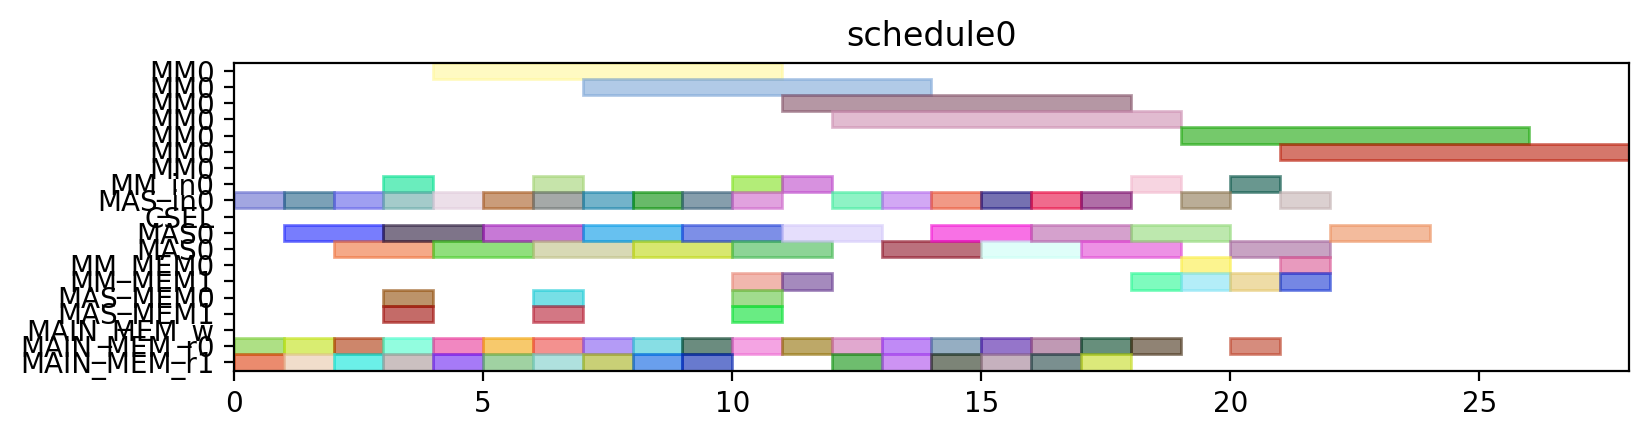

Reproduce this figure in Python.
from pyschedule import Scenario, solvers, plotters, alt


def solve():
	horizon = 120
	S = Scenario("schedule0", horizon=horizon)

	# resource
	MM = S.Resources('MM', num=1, size=7)
	MM_in = S.Resources('MM_in', num=1)
	MAS_in = S.Resources('MAS_in', num=1)
	CSEL = S.Resource('CSEL')
	MAS = S.Resources('MAS', num=1, size=2, periods=range(1, horizon))
	MM_MEM = S.Resources('MM_MEM', num=2)
	MAS_MEM = S.Resources('MAS_MEM', num=2)
	MAIN_MEM_w = S.Resource('MAIN_MEM_w', size=1)
	MAIN_MEM_r = S.Resources('MAIN_MEM_r', num=2)

	# result of previous scheduling

	# new tasks
	c_qinv_denom_inv0 = S.Task('c_qinv_denom_inv0', length=7, delay_cost=1)
	c_qinv_denom_inv0 += alt(MM)
	c_qinv_denom_inv0_in = S.Task('c_qinv_denom_inv0_in', length=1, delay_cost=1)
	c_qinv_denom_inv0_in += alt(MM_in)
	S += c_qinv_denom_inv0_in*MM_in[0]<=c_qinv_denom_inv0*MM[0]
	c_qinv_denom_inv0_mem0 = S.Task('c_qinv_denom_inv0_mem0', length=1, delay_cost=1)
	c_qinv_denom_inv0_mem0 += MAIN_MEM_r[0]
	S += c_qinv_denom_inv0_mem0 <= c_qinv_denom_inv0

	c_qinv_denom_inv0_mem1 = S.Task('c_qinv_denom_inv0_mem1', length=1, delay_cost=1)
	c_qinv_denom_inv0_mem1 += MAIN_MEM_r[1]
	S += c_qinv_denom_inv0_mem1 <= c_qinv_denom_inv0

	c_qinv_denom_inv1_ = S.Task('c_qinv_denom_inv1_', length=7, delay_cost=1)
	c_qinv_denom_inv1_ += alt(MM)
	c_qinv_denom_inv1__in = S.Task('c_qinv_denom_inv1__in', length=1, delay_cost=1)
	c_qinv_denom_inv1__in += alt(MM_in)
	S += c_qinv_denom_inv1__in*MM_in[0]<=c_qinv_denom_inv1_*MM[0]
	c_qinv_denom_inv1__mem0 = S.Task('c_qinv_denom_inv1__mem0', length=1, delay_cost=1)
	c_qinv_denom_inv1__mem0 += MAIN_MEM_r[0]
	S += c_qinv_denom_inv1__mem0 <= c_qinv_denom_inv1_

	c_qinv_denom_inv1__mem1 = S.Task('c_qinv_denom_inv1__mem1', length=1, delay_cost=1)
	c_qinv_denom_inv1__mem1 += MAIN_MEM_r[1]
	S += c_qinv_denom_inv1__mem1 <= c_qinv_denom_inv1_

	c_qinv0_t2 = S.Task('c_qinv0_t2', length=2, delay_cost=1)
	c_qinv0_t2 += alt(MAS)
	c_qinv0_t2_in = S.Task('c_qinv0_t2_in', length=1, delay_cost=1)
	c_qinv0_t2_in += alt(MAS_in)
	S += c_qinv0_t2_in*MAS_in[0]<=c_qinv0_t2*MAS[0]

	c_qinv0_t2_mem0 = S.Task('c_qinv0_t2_mem0', length=1, delay_cost=1)
	c_qinv0_t2_mem0 += MAIN_MEM_r[0]
	S += c_qinv0_t2_mem0 <= c_qinv0_t2

	c_qinv0_t2_mem1 = S.Task('c_qinv0_t2_mem1', length=1, delay_cost=1)
	c_qinv0_t2_mem1 += MAIN_MEM_r[1]
	S += c_qinv0_t2_mem1 <= c_qinv0_t2

	c_qinv1__t2 = S.Task('c_qinv1__t2', length=2, delay_cost=1)
	c_qinv1__t2 += alt(MAS)
	c_qinv1__t2_in = S.Task('c_qinv1__t2_in', length=1, delay_cost=1)
	c_qinv1__t2_in += alt(MAS_in)
	S += c_qinv1__t2_in*MAS_in[0]<=c_qinv1__t2*MAS[0]

	c_qinv1__t2_mem0 = S.Task('c_qinv1__t2_mem0', length=1, delay_cost=1)
	c_qinv1__t2_mem0 += MAIN_MEM_r[0]
	S += c_qinv1__t2_mem0 <= c_qinv1__t2

	c_qinv1__t2_mem1 = S.Task('c_qinv1__t2_mem1', length=1, delay_cost=1)
	c_qinv1__t2_mem1 += MAIN_MEM_r[1]
	S += c_qinv1__t2_mem1 <= c_qinv1__t2

	c0_t0_t2 = S.Task('c0_t0_t2', length=2, delay_cost=1)
	c0_t0_t2 += alt(MAS)
	c0_t0_t2_in = S.Task('c0_t0_t2_in', length=1, delay_cost=1)
	c0_t0_t2_in += alt(MAS_in)
	S += c0_t0_t2_in*MAS_in[0]<=c0_t0_t2*MAS[0]

	c0_t0_t2_mem0 = S.Task('c0_t0_t2_mem0', length=1, delay_cost=1)
	c0_t0_t2_mem0 += MAIN_MEM_r[0]
	S += c0_t0_t2_mem0 <= c0_t0_t2

	c0_t0_t2_mem1 = S.Task('c0_t0_t2_mem1', length=1, delay_cost=1)
	c0_t0_t2_mem1 += MAIN_MEM_r[1]
	S += c0_t0_t2_mem1 <= c0_t0_t2

	c0_t1_t2 = S.Task('c0_t1_t2', length=2, delay_cost=1)
	c0_t1_t2 += alt(MAS)
	c0_t1_t2_in = S.Task('c0_t1_t2_in', length=1, delay_cost=1)
	c0_t1_t2_in += alt(MAS_in)
	S += c0_t1_t2_in*MAS_in[0]<=c0_t1_t2*MAS[0]

	c0_t1_t2_mem0 = S.Task('c0_t1_t2_mem0', length=1, delay_cost=1)
	c0_t1_t2_mem0 += MAIN_MEM_r[0]
	S += c0_t1_t2_mem0 <= c0_t1_t2

	c0_t1_t2_mem1 = S.Task('c0_t1_t2_mem1', length=1, delay_cost=1)
	c0_t1_t2_mem1 += MAIN_MEM_r[1]
	S += c0_t1_t2_mem1 <= c0_t1_t2

	c0_t20 = S.Task('c0_t20', length=2, delay_cost=1)
	c0_t20 += alt(MAS)
	c0_t20_in = S.Task('c0_t20_in', length=1, delay_cost=1)
	c0_t20_in += alt(MAS_in)
	S += c0_t20_in*MAS_in[0]<=c0_t20*MAS[0]

	c0_t20_mem0 = S.Task('c0_t20_mem0', length=1, delay_cost=1)
	c0_t20_mem0 += MAIN_MEM_r[0]
	S += c0_t20_mem0 <= c0_t20

	c0_t20_mem1 = S.Task('c0_t20_mem1', length=1, delay_cost=1)
	c0_t20_mem1 += MAIN_MEM_r[1]
	S += c0_t20_mem1 <= c0_t20

	c0_t21 = S.Task('c0_t21', length=2, delay_cost=1)
	c0_t21 += alt(MAS)
	c0_t21_in = S.Task('c0_t21_in', length=1, delay_cost=1)
	c0_t21_in += alt(MAS_in)
	S += c0_t21_in*MAS_in[0]<=c0_t21*MAS[0]

	c0_t21_mem0 = S.Task('c0_t21_mem0', length=1, delay_cost=1)
	c0_t21_mem0 += MAIN_MEM_r[0]
	S += c0_t21_mem0 <= c0_t21

	c0_t21_mem1 = S.Task('c0_t21_mem1', length=1, delay_cost=1)
	c0_t21_mem1 += MAIN_MEM_r[1]
	S += c0_t21_mem1 <= c0_t21

	c1_t0_t2 = S.Task('c1_t0_t2', length=2, delay_cost=1)
	c1_t0_t2 += alt(MAS)
	c1_t0_t2_in = S.Task('c1_t0_t2_in', length=1, delay_cost=1)
	c1_t0_t2_in += alt(MAS_in)
	S += c1_t0_t2_in*MAS_in[0]<=c1_t0_t2*MAS[0]

	c1_t0_t2_mem0 = S.Task('c1_t0_t2_mem0', length=1, delay_cost=1)
	c1_t0_t2_mem0 += MAIN_MEM_r[0]
	S += c1_t0_t2_mem0 <= c1_t0_t2

	c1_t0_t2_mem1 = S.Task('c1_t0_t2_mem1', length=1, delay_cost=1)
	c1_t0_t2_mem1 += MAIN_MEM_r[1]
	S += c1_t0_t2_mem1 <= c1_t0_t2

	c1_t1_t2 = S.Task('c1_t1_t2', length=2, delay_cost=1)
	c1_t1_t2 += alt(MAS)
	c1_t1_t2_in = S.Task('c1_t1_t2_in', length=1, delay_cost=1)
	c1_t1_t2_in += alt(MAS_in)
	S += c1_t1_t2_in*MAS_in[0]<=c1_t1_t2*MAS[0]

	c1_t1_t2_mem0 = S.Task('c1_t1_t2_mem0', length=1, delay_cost=1)
	c1_t1_t2_mem0 += MAIN_MEM_r[0]
	S += c1_t1_t2_mem0 <= c1_t1_t2

	c1_t1_t2_mem1 = S.Task('c1_t1_t2_mem1', length=1, delay_cost=1)
	c1_t1_t2_mem1 += MAIN_MEM_r[1]
	S += c1_t1_t2_mem1 <= c1_t1_t2

	c1_t20 = S.Task('c1_t20', length=2, delay_cost=1)
	c1_t20 += alt(MAS)
	c1_t20_in = S.Task('c1_t20_in', length=1, delay_cost=1)
	c1_t20_in += alt(MAS_in)
	S += c1_t20_in*MAS_in[0]<=c1_t20*MAS[0]

	c1_t20_mem0 = S.Task('c1_t20_mem0', length=1, delay_cost=1)
	c1_t20_mem0 += MAIN_MEM_r[0]
	S += c1_t20_mem0 <= c1_t20

	c1_t20_mem1 = S.Task('c1_t20_mem1', length=1, delay_cost=1)
	c1_t20_mem1 += MAIN_MEM_r[1]
	S += c1_t20_mem1 <= c1_t20

	c1_t21 = S.Task('c1_t21', length=2, delay_cost=1)
	c1_t21 += alt(MAS)
	c1_t21_in = S.Task('c1_t21_in', length=1, delay_cost=1)
	c1_t21_in += alt(MAS_in)
	S += c1_t21_in*MAS_in[0]<=c1_t21*MAS[0]

	c1_t21_mem0 = S.Task('c1_t21_mem0', length=1, delay_cost=1)
	c1_t21_mem0 += MAIN_MEM_r[0]
	S += c1_t21_mem0 <= c1_t21

	c1_t21_mem1 = S.Task('c1_t21_mem1', length=1, delay_cost=1)
	c1_t21_mem1 += MAIN_MEM_r[1]
	S += c1_t21_mem1 <= c1_t21

	c2_t0_t2 = S.Task('c2_t0_t2', length=2, delay_cost=1)
	c2_t0_t2 += alt(MAS)
	c2_t0_t2_in = S.Task('c2_t0_t2_in', length=1, delay_cost=1)
	c2_t0_t2_in += alt(MAS_in)
	S += c2_t0_t2_in*MAS_in[0]<=c2_t0_t2*MAS[0]

	c2_t0_t2_mem0 = S.Task('c2_t0_t2_mem0', length=1, delay_cost=1)
	c2_t0_t2_mem0 += MAIN_MEM_r[0]
	S += c2_t0_t2_mem0 <= c2_t0_t2

	c2_t0_t2_mem1 = S.Task('c2_t0_t2_mem1', length=1, delay_cost=1)
	c2_t0_t2_mem1 += MAIN_MEM_r[1]
	S += c2_t0_t2_mem1 <= c2_t0_t2

	c2_t1_t2 = S.Task('c2_t1_t2', length=2, delay_cost=1)
	c2_t1_t2 += alt(MAS)
	c2_t1_t2_in = S.Task('c2_t1_t2_in', length=1, delay_cost=1)
	c2_t1_t2_in += alt(MAS_in)
	S += c2_t1_t2_in*MAS_in[0]<=c2_t1_t2*MAS[0]

	c2_t1_t2_mem0 = S.Task('c2_t1_t2_mem0', length=1, delay_cost=1)
	c2_t1_t2_mem0 += MAIN_MEM_r[0]
	S += c2_t1_t2_mem0 <= c2_t1_t2

	c2_t1_t2_mem1 = S.Task('c2_t1_t2_mem1', length=1, delay_cost=1)
	c2_t1_t2_mem1 += MAIN_MEM_r[1]
	S += c2_t1_t2_mem1 <= c2_t1_t2

	c2_t20 = S.Task('c2_t20', length=2, delay_cost=1)
	c2_t20 += alt(MAS)
	c2_t20_in = S.Task('c2_t20_in', length=1, delay_cost=1)
	c2_t20_in += alt(MAS_in)
	S += c2_t20_in*MAS_in[0]<=c2_t20*MAS[0]

	c2_t20_mem0 = S.Task('c2_t20_mem0', length=1, delay_cost=1)
	c2_t20_mem0 += MAIN_MEM_r[0]
	S += c2_t20_mem0 <= c2_t20

	c2_t20_mem1 = S.Task('c2_t20_mem1', length=1, delay_cost=1)
	c2_t20_mem1 += MAIN_MEM_r[1]
	S += c2_t20_mem1 <= c2_t20

	c2_t21 = S.Task('c2_t21', length=2, delay_cost=1)
	c2_t21 += alt(MAS)
	c2_t21_in = S.Task('c2_t21_in', length=1, delay_cost=1)
	c2_t21_in += alt(MAS_in)
	S += c2_t21_in*MAS_in[0]<=c2_t21*MAS[0]

	c2_t21_mem0 = S.Task('c2_t21_mem0', length=1, delay_cost=1)
	c2_t21_mem0 += MAIN_MEM_r[0]
	S += c2_t21_mem0 <= c2_t21

	c2_t21_mem1 = S.Task('c2_t21_mem1', length=1, delay_cost=1)
	c2_t21_mem1 += MAIN_MEM_r[1]
	S += c2_t21_mem1 <= c2_t21

	c_qinv0_t0 = S.Task('c_qinv0_t0', length=7, delay_cost=1)
	c_qinv0_t0 += alt(MM)
	c_qinv0_t0_in = S.Task('c_qinv0_t0_in', length=1, delay_cost=1)
	c_qinv0_t0_in += alt(MM_in)
	S += c_qinv0_t0_in*MM_in[0]<=c_qinv0_t0*MM[0]
	c_qinv0_t0_mem0 = S.Task('c_qinv0_t0_mem0', length=1, delay_cost=1)
	c_qinv0_t0_mem0 += MAIN_MEM_r[0]
	S += c_qinv0_t0_mem0 <= c_qinv0_t0

	c_qinv0_t0_mem1 = S.Task('c_qinv0_t0_mem1', length=1, delay_cost=1)
	c_qinv0_t0_mem1 += alt(MM_MEM)
	S += (c_qinv_denom_inv0*MM[0])-1 < c_qinv0_t0_mem1*MM_MEM[1]
	S += c_qinv0_t0_mem1 <= c_qinv0_t0

	c_qinv0_t1 = S.Task('c_qinv0_t1', length=7, delay_cost=1)
	c_qinv0_t1 += alt(MM)
	c_qinv0_t1_in = S.Task('c_qinv0_t1_in', length=1, delay_cost=1)
	c_qinv0_t1_in += alt(MM_in)
	S += c_qinv0_t1_in*MM_in[0]<=c_qinv0_t1*MM[0]
	c_qinv0_t1_mem0 = S.Task('c_qinv0_t1_mem0', length=1, delay_cost=1)
	c_qinv0_t1_mem0 += MAIN_MEM_r[0]
	S += c_qinv0_t1_mem0 <= c_qinv0_t1

	c_qinv0_t1_mem1 = S.Task('c_qinv0_t1_mem1', length=1, delay_cost=1)
	c_qinv0_t1_mem1 += alt(MM_MEM)
	S += (c_qinv_denom_inv1_*MM[0])-1 < c_qinv0_t1_mem1*MM_MEM[1]
	S += c_qinv0_t1_mem1 <= c_qinv0_t1

	c_qinv0_t3 = S.Task('c_qinv0_t3', length=2, delay_cost=1)
	c_qinv0_t3 += alt(MAS)
	c_qinv0_t3_in = S.Task('c_qinv0_t3_in', length=1, delay_cost=1)
	c_qinv0_t3_in += alt(MAS_in)
	S += c_qinv0_t3_in*MAS_in[0]<=c_qinv0_t3*MAS[0]

	c_qinv0_t3_mem0 = S.Task('c_qinv0_t3_mem0', length=1, delay_cost=1)
	c_qinv0_t3_mem0 += alt(MM_MEM)
	S += (c_qinv_denom_inv0*MM[0])-1 < c_qinv0_t3_mem0*MM_MEM[0]
	S += c_qinv0_t3_mem0 <= c_qinv0_t3

	c_qinv0_t3_mem1 = S.Task('c_qinv0_t3_mem1', length=1, delay_cost=1)
	c_qinv0_t3_mem1 += alt(MM_MEM)
	S += (c_qinv_denom_inv1_*MM[0])-1 < c_qinv0_t3_mem1*MM_MEM[1]
	S += c_qinv0_t3_mem1 <= c_qinv0_t3

	c_qinv1__t0 = S.Task('c_qinv1__t0', length=7, delay_cost=1)
	c_qinv1__t0 += alt(MM)
	c_qinv1__t0_in = S.Task('c_qinv1__t0_in', length=1, delay_cost=1)
	c_qinv1__t0_in += alt(MM_in)
	S += c_qinv1__t0_in*MM_in[0]<=c_qinv1__t0*MM[0]
	c_qinv1__t0_mem0 = S.Task('c_qinv1__t0_mem0', length=1, delay_cost=1)
	c_qinv1__t0_mem0 += MAIN_MEM_r[0]
	S += c_qinv1__t0_mem0 <= c_qinv1__t0

	c_qinv1__t0_mem1 = S.Task('c_qinv1__t0_mem1', length=1, delay_cost=1)
	c_qinv1__t0_mem1 += alt(MM_MEM)
	S += (c_qinv_denom_inv0*MM[0])-1 < c_qinv1__t0_mem1*MM_MEM[1]
	S += c_qinv1__t0_mem1 <= c_qinv1__t0

	c_qinv1__t1 = S.Task('c_qinv1__t1', length=7, delay_cost=1)
	c_qinv1__t1 += alt(MM)
	c_qinv1__t1_in = S.Task('c_qinv1__t1_in', length=1, delay_cost=1)
	c_qinv1__t1_in += alt(MM_in)
	S += c_qinv1__t1_in*MM_in[0]<=c_qinv1__t1*MM[0]
	c_qinv1__t1_mem0 = S.Task('c_qinv1__t1_mem0', length=1, delay_cost=1)
	c_qinv1__t1_mem0 += MAIN_MEM_r[0]
	S += c_qinv1__t1_mem0 <= c_qinv1__t1

	c_qinv1__t1_mem1 = S.Task('c_qinv1__t1_mem1', length=1, delay_cost=1)
	c_qinv1__t1_mem1 += alt(MM_MEM)
	S += (c_qinv_denom_inv1_*MM[0])-1 < c_qinv1__t1_mem1*MM_MEM[1]
	S += c_qinv1__t1_mem1 <= c_qinv1__t1

	c_qinv1__t3 = S.Task('c_qinv1__t3', length=2, delay_cost=1)
	c_qinv1__t3 += alt(MAS)
	c_qinv1__t3_in = S.Task('c_qinv1__t3_in', length=1, delay_cost=1)
	c_qinv1__t3_in += alt(MAS_in)
	S += c_qinv1__t3_in*MAS_in[0]<=c_qinv1__t3*MAS[0]

	c_qinv1__t3_mem0 = S.Task('c_qinv1__t3_mem0', length=1, delay_cost=1)
	c_qinv1__t3_mem0 += alt(MM_MEM)
	S += (c_qinv_denom_inv0*MM[0])-1 < c_qinv1__t3_mem0*MM_MEM[0]
	S += c_qinv1__t3_mem0 <= c_qinv1__t3

	c_qinv1__t3_mem1 = S.Task('c_qinv1__t3_mem1', length=1, delay_cost=1)
	c_qinv1__t3_mem1 += alt(MM_MEM)
	S += (c_qinv_denom_inv1_*MM[0])-1 < c_qinv1__t3_mem1*MM_MEM[1]
	S += c_qinv1__t3_mem1 <= c_qinv1__t3

	c0_t4_t2 = S.Task('c0_t4_t2', length=2, delay_cost=1)
	c0_t4_t2 += alt(MAS)
	c0_t4_t2_in = S.Task('c0_t4_t2_in', length=1, delay_cost=1)
	c0_t4_t2_in += alt(MAS_in)
	S += c0_t4_t2_in*MAS_in[0]<=c0_t4_t2*MAS[0]

	c0_t4_t2_mem0 = S.Task('c0_t4_t2_mem0', length=1, delay_cost=1)
	c0_t4_t2_mem0 += alt(MAS_MEM)
	S += (c0_t20*MAS[0])-1 < c0_t4_t2_mem0*MAS_MEM[0]
	S += c0_t4_t2_mem0 <= c0_t4_t2

	c0_t4_t2_mem1 = S.Task('c0_t4_t2_mem1', length=1, delay_cost=1)
	c0_t4_t2_mem1 += alt(MAS_MEM)
	S += (c0_t21*MAS[0])-1 < c0_t4_t2_mem1*MAS_MEM[1]
	S += c0_t4_t2_mem1 <= c0_t4_t2

	c1_t4_t2 = S.Task('c1_t4_t2', length=2, delay_cost=1)
	c1_t4_t2 += alt(MAS)
	c1_t4_t2_in = S.Task('c1_t4_t2_in', length=1, delay_cost=1)
	c1_t4_t2_in += alt(MAS_in)
	S += c1_t4_t2_in*MAS_in[0]<=c1_t4_t2*MAS[0]

	c1_t4_t2_mem0 = S.Task('c1_t4_t2_mem0', length=1, delay_cost=1)
	c1_t4_t2_mem0 += alt(MAS_MEM)
	S += (c1_t20*MAS[0])-1 < c1_t4_t2_mem0*MAS_MEM[0]
	S += c1_t4_t2_mem0 <= c1_t4_t2

	c1_t4_t2_mem1 = S.Task('c1_t4_t2_mem1', length=1, delay_cost=1)
	c1_t4_t2_mem1 += alt(MAS_MEM)
	S += (c1_t21*MAS[0])-1 < c1_t4_t2_mem1*MAS_MEM[1]
	S += c1_t4_t2_mem1 <= c1_t4_t2

	c2_t4_t2 = S.Task('c2_t4_t2', length=2, delay_cost=1)
	c2_t4_t2 += alt(MAS)
	c2_t4_t2_in = S.Task('c2_t4_t2_in', length=1, delay_cost=1)
	c2_t4_t2_in += alt(MAS_in)
	S += c2_t4_t2_in*MAS_in[0]<=c2_t4_t2*MAS[0]

	c2_t4_t2_mem0 = S.Task('c2_t4_t2_mem0', length=1, delay_cost=1)
	c2_t4_t2_mem0 += alt(MAS_MEM)
	S += (c2_t20*MAS[0])-1 < c2_t4_t2_mem0*MAS_MEM[0]
	S += c2_t4_t2_mem0 <= c2_t4_t2

	c2_t4_t2_mem1 = S.Task('c2_t4_t2_mem1', length=1, delay_cost=1)
	c2_t4_t2_mem1 += alt(MAS_MEM)
	S += (c2_t21*MAS[0])-1 < c2_t4_t2_mem1*MAS_MEM[1]
	S += c2_t4_t2_mem1 <= c2_t4_t2

	solvers.mip.solve(S,msg=1,kind='CPLEX',ratio_gap=1.01)

	solution = [['hoge']*len(S.solution()[1]) for i in range(len(S.solution()))]
	for i in range(len(S.solution())):
		for j in range(len(S.solution()[i])):
			solution[i][j]=str(S.solution()[i][j])
	print(solution)

	cycles = int(solution[-1][3])

	pic_file_name = "/mnt/rose/usr1/fukuda/ABE/multiRAM_multiMAS_16mux/scheduling_result/stage7MM1_stage2MAS1/FP12_INV_AFTER_FPINV/schedule0.png"
	if(S.solution() != []):
		plotters.matplotlib.plot(S,img_filename=pic_file_name, show_task_labels=False, fig_size=(cycles*0.25+3, 2))

	return solution
